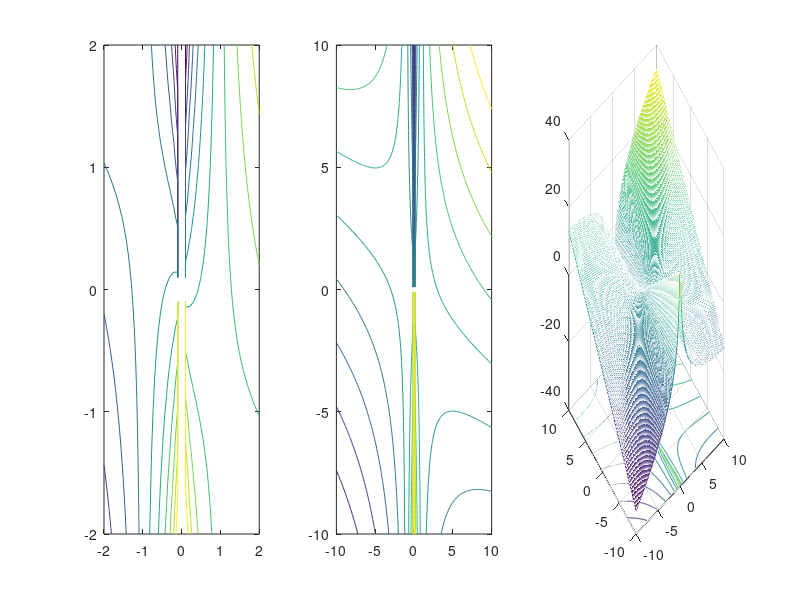

Recreate this plot in MATLAB.
[X , Y] = meshgrid(-2:0.1:2 , -2:0.1:2);

subplot(1 , 3 , 1);
contour(X , Y , Y.*log(abs(X)) + X);

[X , Y] = meshgrid(-10:0.1:10 , -10:0.1:10);
subplot(1 , 3 ,2);
values = Y.*log(abs(X)) + X; 
contour(X , Y , values);

subplot(1 ,3 , 3);
meshc(X , Y , values);
